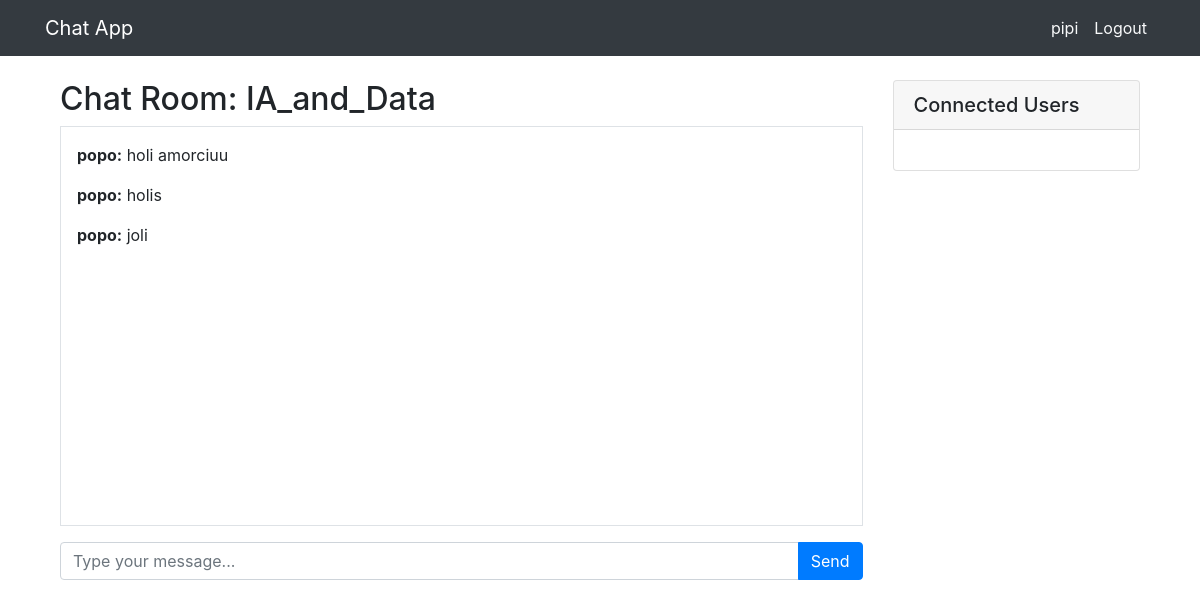
Page /chat/IA_and_Data/ (signed in) on the earlier database version.
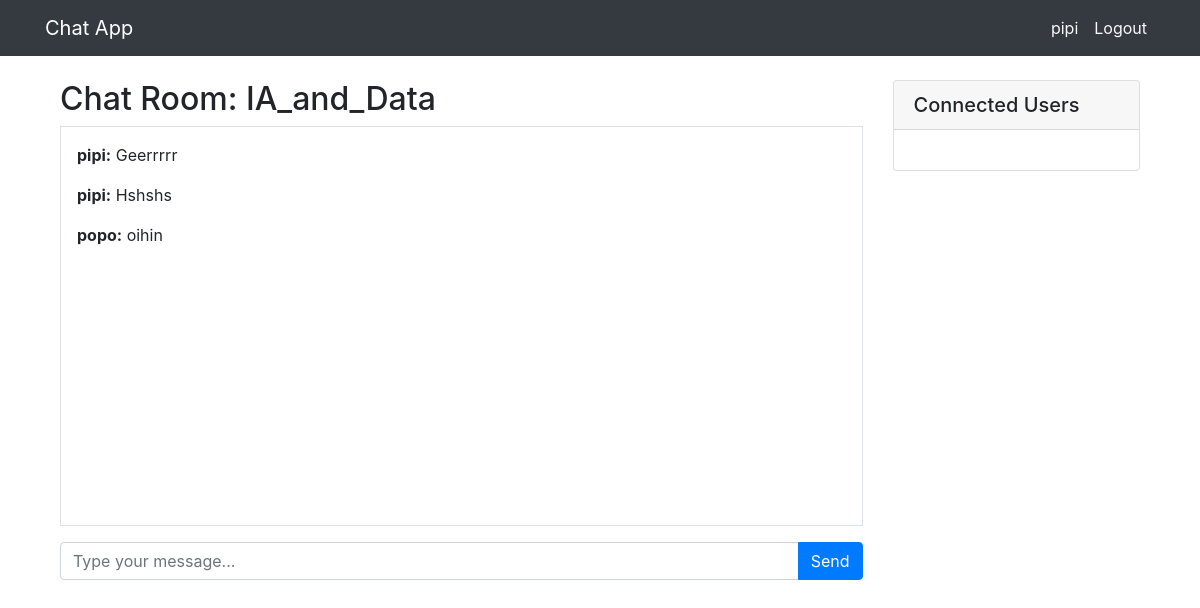
Same page on the later database version.
### chat/models.py (models this page shows, shortened)
class ChatRoom(models.Model):
    name = models.CharField(max_length=100, unique=True)
    created_at = models.DateTimeField(auto_now_add=True)

class Message(models.Model):
    room = models.ForeignKey(ChatRoom, on_delete=models.CASCADE, related_name='messages')
    user = models.ForeignKey('auth.User', on_delete=models.CASCADE)
    content = models.TextField()
    timestamp = models.DateTimeField(auto_now_add=True)
    class Meta:
        ordering = ['timestamp']

### chat/views.py (the view)
# urls.py: path('<str:room_name>/', views.room, name='room'),
def room(request, room_name):
    chatroom = ChatRoom.objects.get(name=room_name)
    last_messages = chatroom.messages.order_by('-timestamp')[:3][::-1]
    return render(request, 'chat/room.html', {
        'room_name': room_name,
        'chatroom': chatroom,
        'last_messages': last_messages
    })

### chat/templates/chat/room.html (shortened to what this page needs)
{% extends 'base.html' %}
{% block content %}
    <div class="container mt-4">
        <div class="row">
            <div class="col-md-9">
                <h2>Chat Room: {{ room_name }}</h2>
                <div id="chat-log" class="border p-3 mb-3" style="height: 400px; overflow-y: auto;">
                    {% for message in last_messages %}
                        <p><strong>{{ message.user.username }}:</strong> {{ message.content }}</p>
                    {% endfor %}
                </div>
                {% if user.is_authenticated %}
                <div class="input-group">
                    <input type="text" id="chat-message-input" class="form-control" placeholder="Type your message...">
                    <div class="input-group-append">
                        <button id="chat-message-submit" class="btn btn-primary">Send</button>
                    </div>
                </div>
                {% endif %}
            </div>
            <div class="col-md-3">
                <div class="card">
                    <div class="card-header">
                        <h5 class="mb-0">Connected Users</h5>
                    </div>
                    <div class="card-body">
                    </div>
                </div>
            </div>
        </div>
    </div>
{% endblock %}

### templates/base.html (shortened to what this page needs)
<!DOCTYPE html>
<html lang="es">
<head>
    <link href="https://maxcdn.bootstrapcdn.com/bootstrap/4.5.2/css/bootstrap.min.css" rel="stylesheet">
</head>
<body>
    <nav class="navbar navbar-expand-lg navbar-dark bg-dark">
        <div class="container">
            <a class="navbar-brand" href="{% url 'chat:index' %}">Chat App</a>
            <div class="collapse navbar-collapse" id="navbarNav">
                <ul class="navbar-nav ml-auto align-items-center">
                    {% if user.is_authenticated %}
                        <li class="nav-item">
                            <span class="nav-link text-light">{{ user.username }}</span>
                        </li>
                        <li class="nav-item">
                            <form id="navLogoutForm" method="POST" action="{% url 'ajax_logout' %}" class="form-inline mb-0">
                                <button type="submit" class="btn btn-link nav-link text-light" style="background: none; border: none; text-decoration: none;">Logout</button>
                            </form>
                        </li>
                    {% endif %}
                </ul>
            </div>
        </div>
    </nav>
    <main class="container mt-4">
        {% if user.is_authenticated %}
            {% block content %}
            {% endblock %}
        {% else %}
            <div class="alert alert-info">
                Please login to access the chat.
            </div>
        {% endif %}
    </main>
</body>
</html>

### templates/base.html (style rules this page uses)
.nav-link { padding: 0.5rem 1rem; }

Differences in the rows shown:
removed Message: user.username "popo", content "holi amorciuu"
no longer on this page (row unchanged): Message: user.username "popo", content "holis"
no longer on this page (row unchanged): Message: user.username "popo", content "joli"
added Message: user.username "pipi", content "Geerrrrr"
added Message: user.username "pipi", content "Hshshs"
added Message: user.username "popo", content "oihin"
